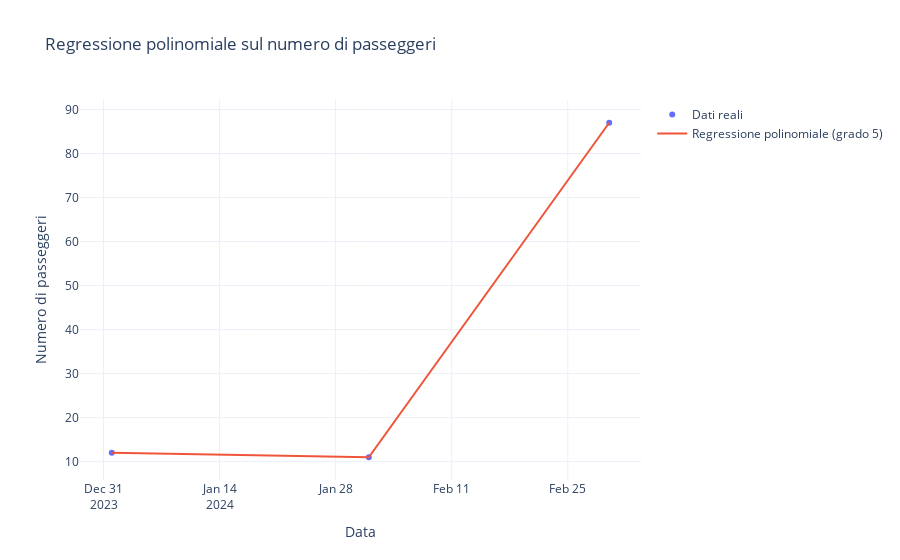

The cell this chart's notebook holds for it:
### Code cell
fig = go.Figure()

fig.add_trace(go.Scatter(x = df['date'], y = y, mode = 'markers', name = 'Dati reali'))
fig.add_trace(go.Scatter(x = df['date'], y = y_pred, mode = 'lines', name = f'Regressione polinomiale (grado {grado})'))

fig.update_layout(title = 'Regressione polinomiale sul numero di passeggeri',
                  xaxis_title = 'Data',
                  yaxis_title = 'Numero di passeggeri',
                  template = 'plotly_white')

fig.show()

### Figure 1 — Plotly figure (JSON) as saved in the notebook; plotly's stock layout.template omitted (floating-point values rounded to 4 significant figures)
{"data": [{"mode": "markers", "name": "Dati reali", "type": "scatter", "x": ["2024-01-01T00:00:00.000000000", "2024-02-01T00:00:00.000000000", "2024-03-01T00:00:00.000000000"], "y": [12, 11, 87]}, {"mode": "lines", "name": "Regressione polinomiale (grado 5)", "type": "scatter", "x": ["2024-01-01T00:00:00.000000000", "2024-02-01T00:00:00.000000000", "2024-03-01T00:00:00.000000000"], "y": [12.0, 11.0, 87.0]}], "layout": {"title": {"text": "Regressione polinomiale sul numero di passeggeri"}, "xaxis": {"title": {"text": "Data"}}, "yaxis": {"title": {"text": "Numero di passeggeri"}}}}
